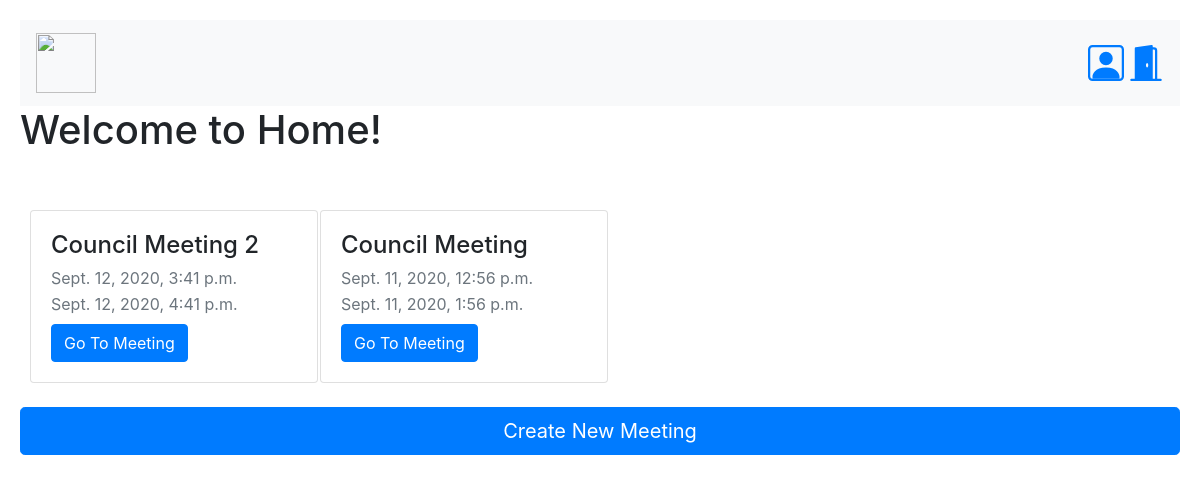
The page /home/ (signed in) on the database as committed earlier.
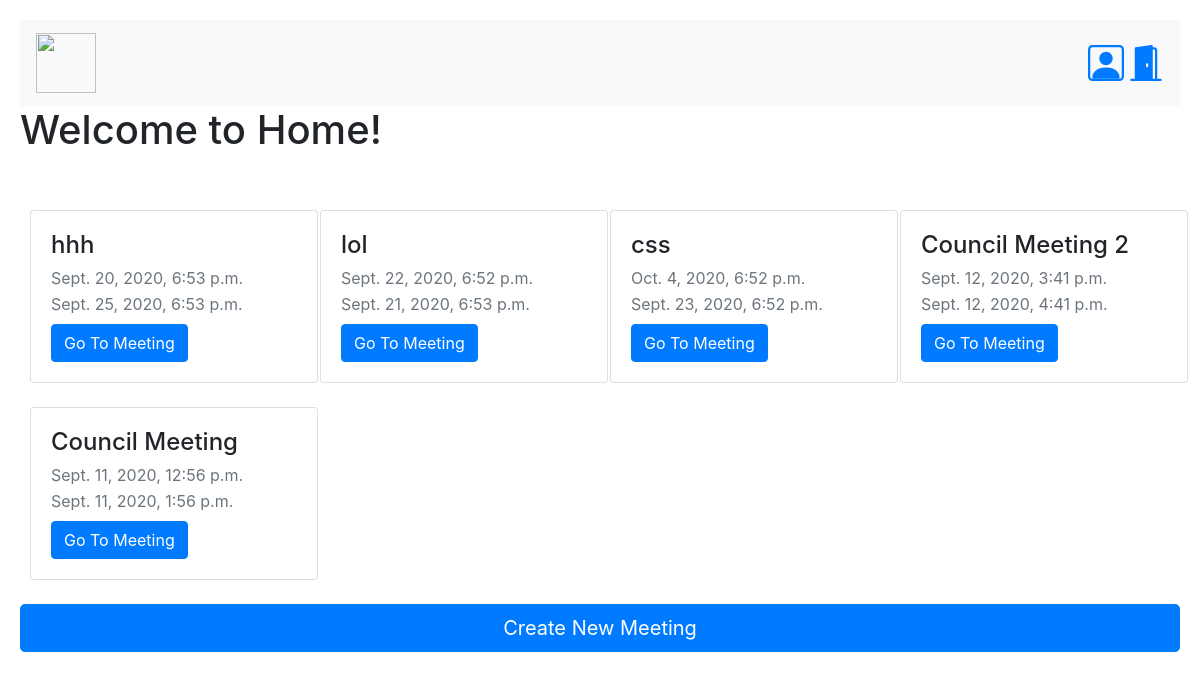
The same page on the database as committed later.
### meeting/models.py (models this page shows)
class meeting(models.Model):
	meetingHeader = models.CharField(max_length=255, default="")
	startTime = models.DateTimeField(blank=False)
	endTime = models.DateTimeField(blank=False)
	createdOn = models.DateTimeField(auto_now_add=True)
	attendedBy = models.ManyToManyField(User)

### meeting/views.py (the view, shortened to what this page needs)
# urls.py: path('home/', meetingViews.home_view, name="home_view"),
def home_view(request):
	if request.user.is_authenticated:
		request.session['MeetingInFocus'] = None
		context = {
			'administratorStatus' : False
		}
		currentUser = loginModel.User.objects.get(username=request.user.username)
		meetings_list = meetingModel.meeting.objects.all().order_by("-createdOn")
		context['meetings_list'] = meetings_list
		if currentUser.administratorStatus:
			context['administratorStatus'] = True
		return render(request, 'home.html', context)
	else:
		return redirect('login_view')

### meeting/templates/home.html (shortened to what this page needs)
<!DOCTYPE html>
<html>
	<head>
		{% load static %}
		<link rel="stylesheet" type="text/css" href="{% static 'login/login.css' %}">
		<link rel="stylesheet" href="https://stackpath.bootstrapcdn.com/bootstrap/4.5.2/css/bootstrap.min.css">
	</head>
	<body>
		<nav class="navbar navbar-light bg-light">
	  		<a class="navbar-brand" href="{% url 'home_view' %}">
	    		<img src="{% static 'login/cssLogo.png' %}" width="60" height="60" class="d-inline-block align-top" alt="">
	  		</a>
	  		<div>
	  		<a href="{% url 'account_view' %}" class="ml-auto">
</a>
	  		<a href="{% url 'logout_view' %}"></a>
			</div>
		</nav>
		<h1>Welcome to Home!</h1>
		<br><br>
		<div class="rows">
			{% for meeting in meetings_list %}
				<div class="column">
					<div class="card" style="width: 18rem;">
						<div class="card-body">
							<h4 class="card-title">{{ meeting.meetingHeader }}</h4>
							<p class="card-subtitle mb-2 text-muted">{{ meeting.startTime }}</p>
							<p class="card-subtitle mb-2 text-muted">{{ meeting.endTime }}</p>
							<form method="POST">
								<button class="btn btn-primary" type="submit" name="{{ meeting.id }}">Go To Meeting</button>
							</form>
						</div>
					</div>
					<br>
				</div>
			{% endfor %}
		</div>
		<form method="POST">
			{% if administratorStatus %}
				<button type="submit" name="create_new_meeting" class="btn btn-primary btn-lg btn-block">Create New Meeting</button>
			{% else %}
				<button disabled type="submit" name="create_new_meeting" class="btn btn-primary btn-lg btn-block">Create New Meeting</button>
			{% endif %}
		</form>
	</body>
</html>

### login/static/login/login.css (style rules this page uses)
body { padding:20px; }
.column { float: left; width: 25%; padding: 0 10px; }

Rows that differ between the two databases and show on the page:
added meeting: meetingHeader "hhh", startTime "Sept. 20, 2020, 6:53 p.m.", endTime "Sept. 25, 2020, 6:53 p.m."
added meeting: meetingHeader "lol", startTime "Sept. 22, 2020, 6:52 p.m.", endTime "Sept. 21, 2020, 6:53 p.m."
added meeting: meetingHeader "css", startTime "Oct. 4, 2020, 6:52 p.m.", endTime "Sept. 23, 2020, 6:52 p.m."
